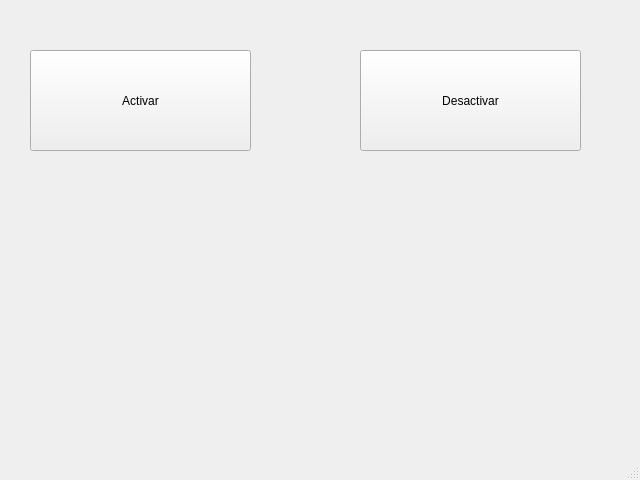
<?xml version="1.0" encoding="UTF-8"?>
<ui version="4.0">
 <class>MainWindow</class>
 <widget class="QMainWindow" name="MainWindow">
  <property name="geometry">
   <rect>
    <x>0</x>
    <y>0</y>
    <width>640</width>
    <height>480</height>
   </rect>
  </property>
  <property name="windowTitle">
   <string>MainWindow</string>
  </property>
  <widget class="QWidget" name="centralwidget">
   <widget class="QPushButton" name="btnActivar">
    <property name="geometry">
     <rect>
      <x>30</x>
      <y>50</y>
      <width>221</width>
      <height>101</height>
     </rect>
    </property>
    <property name="text">
     <string>Activar</string>
    </property>
   </widget>
   <widget class="QPushButton" name="btnDesactivar">
    <property name="geometry">
     <rect>
      <x>360</x>
      <y>50</y>
      <width>221</width>
      <height>101</height>
     </rect>
    </property>
    <property name="text">
     <string>Desactivar</string>
    </property>
   </widget>
   <widget class="QLabel" name="lblActivacion">
    <property name="geometry">
     <rect>
      <x>140</x>
      <y>180</y>
      <width>341</width>
      <height>41</height>
     </rect>
    </property>
    <property name="text">
     <string/>
    </property>
    <property name="alignment">
     <set>Qt::AlignCenter</set>
    </property>
   </widget>
  </widget>
  <widget class="QStatusBar" name="statusbar"/>
 </widget>
 <resources/>
 <connections/>
</ui>
